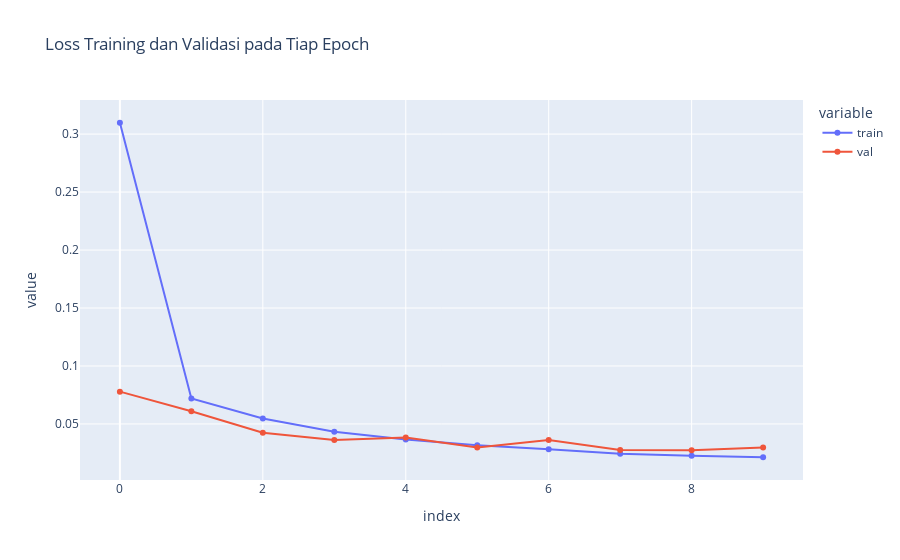

This figure's notebook cell:
### Code cell
# Visualisasi loss training dan valuasi model

loss = pd.DataFrame({'train': history.history['loss'], 'val': history.history['val_loss']})

fig = px.line(loss, x=loss.index, y=loss.columns[0::], title='Loss Training dan Validasi pada Tiap Epoch', markers=True)
fig.show()

### Figure 1 — Plotly figure (JSON) as saved in the notebook; plotly's stock layout.template omitted (floating-point values rounded to 4 significant figures)
{"data": [{"hovertemplate": "variable=train<br>index=%{x}<br>value=%{y}<extra></extra>", "legendgroup": "train", "line": {"color": "#636efa", "dash": "solid"}, "marker": {"symbol": "circle"}, "mode": "lines+markers", "name": "train", "orientation": "v", "showlegend": true, "type": "scatter", "x": [0, 1, 2, 3, 4, 5, 6, 7, 8, 9], "xaxis": "x", "y": [0.3098, 0.07206, 0.05464, 0.04336, 0.03659, 0.03166, 0.02808, 0.0242, 0.02255, 0.02129], "yaxis": "y"}, {"hovertemplate": "variable=val<br>index=%{x}<br>value=%{y}<extra></extra>", "legendgroup": "val", "line": {"color": "#EF553B", "dash": "solid"}, "marker": {"symbol": "circle"}, "mode": "lines+markers", "name": "val", "orientation": "v", "showlegend": true, "type": "scatter", "x": [0, 1, 2, 3, 4, 5, 6, 7, 8, 9], "xaxis": "x", "y": [0.07788, 0.06092, 0.04235, 0.03614, 0.03833, 0.02975, 0.03617, 0.02764, 0.02734, 0.02974], "yaxis": "y"}], "layout": {"autosize": true, "legend": {"title": {"text": "variable"}, "tracegroupgap": 0}, "title": {"text": "Loss Training dan Validasi pada Tiap Epoch"}, "xaxis": {"anchor": "y", "autorange": true, "domain": [0, 1], "range": [-0.5458, 9.546], "title": {"text": "index"}, "type": "linear"}, "yaxis": {"anchor": "x", "autorange": true, "domain": [0, 1], "range": [-0.002523, 0.3336], "title": {"text": "value"}, "type": "linear"}}}
